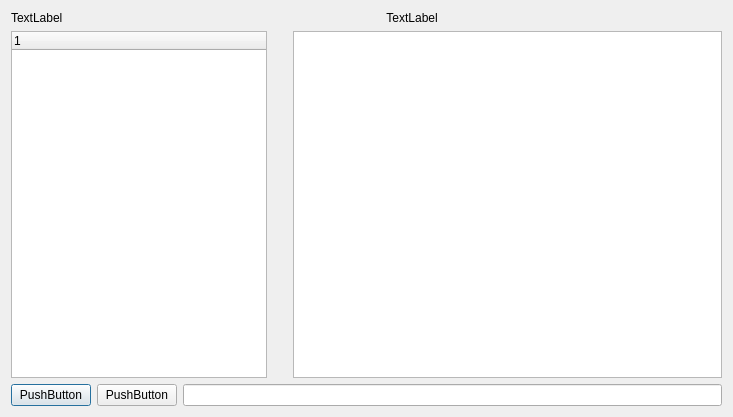
<?xml version="1.0" encoding="UTF-8"?>
<ui version="4.0">
 <class>Dialog</class>
 <widget class="QDialog" name="Dialog">
  <property name="geometry">
   <rect>
    <x>0</x>
    <y>0</y>
    <width>733</width>
    <height>417</height>
   </rect>
  </property>
  <property name="windowTitle">
   <string>Dialog</string>
  </property>
  <layout class="QVBoxLayout" name="verticalLayout">
   <item>
    <layout class="QHBoxLayout" name="horizontalLayout_2">
     <item>
      <widget class="QLabel" name="label">
       <property name="text">
        <string>TextLabel</string>
       </property>
      </widget>
     </item>
     <item>
      <widget class="QLabel" name="label_2">
       <property name="text">
        <string>     TextLabel</string>
       </property>
      </widget>
     </item>
    </layout>
   </item>
   <item>
    <layout class="QHBoxLayout" name="horizontalLayout">
     <item>
      <widget class="QTreeWidget" name="treeWidget">
       <property name="sizePolicy">
        <sizepolicy hsizetype="Fixed" vsizetype="Expanding">
         <horstretch>0</horstretch>
         <verstretch>0</verstretch>
        </sizepolicy>
       </property>
       <column>
        <property name="text">
         <string notr="true">1</string>
        </property>
       </column>
      </widget>
     </item>
     <item>
      <spacer name="verticalSpacer">
       <property name="orientation">
        <enum>Qt::Vertical</enum>
       </property>
       <property name="sizeHint" stdset="0">
        <size>
         <width>20</width>
         <height>40</height>
        </size>
       </property>
      </spacer>
     </item>
     <item>
      <widget class="QListWidget" name="listWidget"/>
     </item>
    </layout>
   </item>
   <item>
    <layout class="QGridLayout" name="gridLayout">
     <item row="0" column="0">
      <widget class="QPushButton" name="pushButton">
       <property name="text">
        <string>PushButton</string>
       </property>
      </widget>
     </item>
     <item row="0" column="1">
      <widget class="QPushButton" name="pushButton_2">
       <property name="text">
        <string>PushButton</string>
       </property>
      </widget>
     </item>
     <item row="0" column="2">
      <widget class="QLineEdit" name="lineEdit"/>
     </item>
    </layout>
   </item>
  </layout>
 </widget>
 <resources/>
 <connections/>
</ui>
